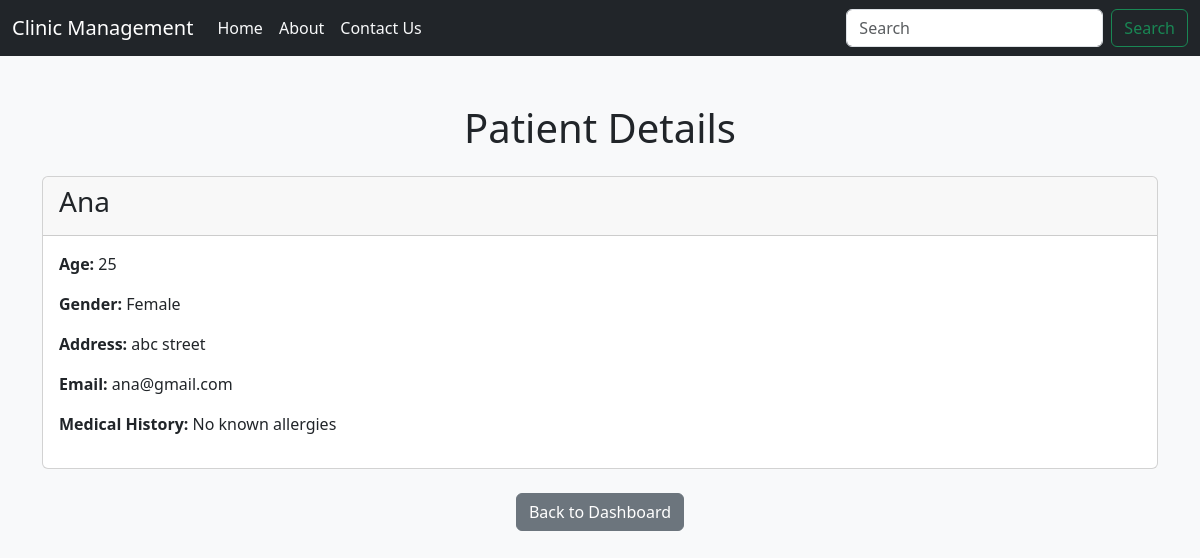
The app's page /CM/view_patient_details.php?id=1 (signed in) with its own data.
### tables this page shows
CREATE TABLE patient_details (
    patient_id INT PRIMARY KEY AUTO_INCREMENT,
    patient_name VARCHAR(100), 
    patient_gender VARCHAR(20), 
    patient_age INT,
    patient_email VARCHAR(255),
    patient_password VARCHAR(255),
    patient_address VARCHAR(255),
    medical_history VARCHAR(255),
    doctor_id INT,
    FOREIGN KEY (doctor_id) REFERENCES doctor_details(doctor_id)
);

### CM/patients.php (called while the page is built, shortened)
<?php
class Patients {
    public $db;
    public function __construct($conn) {
        $this->db = $conn;
    }
    public function getPatientDetails($patient_id) {
        $query = "SELECT * FROM patient_details WHERE patient_id = $patient_id";
        $result = $this->db->query($query);
        if ($result && $result->num_rows > 0) {
            return $result->fetch_assoc();
        }
        return null;
    }
}
?>

### CM/view_patient_details.php (the view, shortened to what this page needs)
<?php
include 'header.php';
include 'config.php';
include 'Patients.php';
$patient_id = isset($_GET['id']) ? intval($_GET['id']) : null;
$patientsClass = new Patients($conn);
$patientDetails = $patientsClass->getPatientDetails($patient_id);
?>
<!DOCTYPE html>
<html lang="en">
<head>
    <link href="https://cdn.jsdelivr.net/npm/bootstrap@5.3.0/dist/css/bootstrap.min.css" rel="stylesheet">
</head>
<body class="bg-light">
    <div class="container mt-5">
        <h1 class="text-center mb-4">Patient Details</h1>
        <div class="card">
            <div class="card-header">
                <h3><?= htmlspecialchars($patientDetails['patient_name']) ?></h3>
            </div>
            <div class="card-body">
                <p><strong>Age:</strong> <?= htmlspecialchars($patientDetails['patient_age']) ?></p>
                <p><strong>Gender:</strong> <?= htmlspecialchars($patientDetails['patient_gender']) ?></p>
                <p><strong>Address:</strong> <?= htmlspecialchars($patientDetails['patient_address']) ?></p>
                <p><strong>Email:</strong> <?= htmlspecialchars($patientDetails['patient_email']) ?></p>
                <p><strong>Medical History:</strong> <?= nl2br(htmlspecialchars($patientDetails['medical_history'])) ?></p>
            </div>
        </div>
        <div class="text-center mt-4">
            <a href="doctor_dashboard.php" class="btn btn-secondary">Back to Dashboard</a>
        </div>
    </div>
</body>
</html>

### records on screen
patient_details: patient_name "Ana", patient_age "25", patient_gender "Female", patient_address "abc street", patient_email "ana@gmail.com", medical_history "No known allergies"
